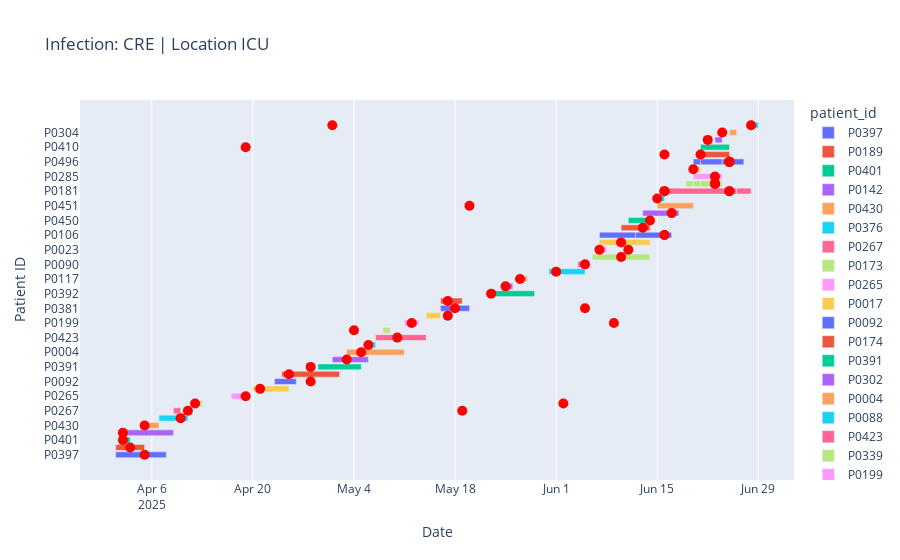

The notebook cell this image was saved under:
### Code cell
import plotly.express as px
import plotly.graph_objects as go

def plot_patient_stays_with_tests(df, infection, location):
    # Filter
    filtered = df[(df['infection'] == infection) & (df['location'] == location)].copy()
    filtered.sort_values("ward_in_time", inplace=True)
    
    # Create GANTT bars
    fig = px.timeline(
    filtered,
    x_start="ward_in_time",
    x_end="ward_out_time",
    y="patient_id",
    color="patient_id",
    title=f"Infection: {infection} | Location {location}",
    )
    
    fig.update_yaxes(autorange="reversed") # earliest patient first
    
    # Add dots for test collection dates
    for _, row in filtered.iterrows():
        fig.add_trace(go.Scatter(
            x=[row['collection_date']],
            y=[row['patient_id']],
            mode='markers',
            marker=dict(color='red', size=10),
            name='Positive Test',
            showlegend=False,
        ))
        
    fig.update_layout(
        xaxis_title="Date",
        yaxis_title="Patient ID",
        height=400 + 40 * len(filtered),
    )
    
    fig.show()

plot_patient_stays_with_tests(df, infection="CRE", location="ICU")

### Figure 1 — Plotly figure (JSON) as saved in the notebook; plotly's stock layout.template omitted (floating-point values rounded to 4 significant figures)
{"data": [{"alignmentgroup": "True", "base": ["2025-04-01T00:00:00"], "hovertemplate": "patient_id=%{y}<br>ward_in_time=%{base}<br>ward_out_time=%{x}<extra></extra>", "legendgroup": "P0397", "marker": {"color": "#636efa", "pattern": {"shape": ""}}, "name": "P0397", "offsetgroup": "P0397", "orientation": "h", "showlegend": true, "textposition": "auto", "type": "bar", "x": [604800000], "xaxis": "x", "y": ["P0397"], "yaxis": "y"}, {"alignmentgroup": "True", "base": ["2025-04-01T00:00:00"], "hovertemplate": "patient_id=%{y}<br>ward_in_time=%{base}<br>ward_out_time=%{x}<extra></extra>", "legendgroup": "P0189", "marker": {"color": "#EF553B", "pattern": {"shape": ""}}, "name": "P0189", "offsetgroup": "P0189", "orientation": "h", "showlegend": true, "textposition": "auto", "type": "bar", "x": [345600000], "xaxis": "x", "y": ["P0189"], "yaxis": "y"}, {"alignmentgroup": "True", "base": ["2025-04-02T00:00:00"], "hovertemplate": "patient_id=%{y}<br>ward_in_time=%{base}<br>ward_out_time=%{x}<extra></extra>", "legendgroup": "P0401", "marker": {"color": "#00cc96", "pattern": {"shape": ""}}, "name": "P0401", "offsetgroup": "P0401", "orientation": "h", "showlegend": true, "textposition": "auto", "type": "bar", "x": [86400000], "xaxis": "x", "y": ["P0401"], "yaxis": "y"}, {"alignmentgroup": "True", "base": ["2025-04-02T00:00:00"], "hovertemplate": "patient_id=%{y}<br>ward_in_time=%{base}<br>ward_out_time=%{x}<extra></extra>", "legendgroup": "P0142", "marker": {"color": "#ab63fa", "pattern": {"shape": ""}}, "name": "P0142", "offsetgroup": "P0142", "orientation": "h", "showlegend": true, "textposition": "auto", "type": "bar", "x": [604800000], "xaxis": "x", "y": ["P0142"], "yaxis": "y"}, {"alignmentgroup": "True", "base": ["2025-04-05T00:00:00"], "hovertemplate": "patient_id=%{y}<br>ward_in_time=%{base}<br>ward_out_time=%{x}<extra></extra>", "legendgroup": "P0430", "marker": {"color": "#FFA15A", "pattern": {"shape": ""}}, "name": "P0430", "offsetgroup": "P0430", "orientation": "h", "showlegend": true, "textposition": "auto", "type": "bar", "x": [172800000], "xaxis": "x", "y": ["P0430"], "yaxis": "y"}, {"alignmentgroup": "True", "base": ["2025-04-07T00:00:00"], "hovertemplate": "patient_id=%{y}<br>ward_in_time=%{base}<br>ward_out_time=%{x}<extra></extra>", "legendgroup": "P0376", "marker": {"color": "#19d3f3", "pattern": {"shape": ""}}, "name": "P0376", "offsetgroup": "P0376", "orientation": "h", "showlegend": true, "textposition": "auto", "type": "bar", "x": [345600000], "xaxis": "x", "y": ["P0376"], "yaxis": "y"}, {"alignmentgroup": "True", "base": ["2025-04-09T00:00:00", "2025-04-09T00:00:00"], "hovertemplate": "patient_id=%{y}<br>ward_in_time=%{base}<br>ward_out_time=%{x}<extra></extra>", "legendgroup": "P0267", "marker": {"color": "#FF6692", "pattern": {"shape": ""}}, "name": "P0267", "offsetgroup": "P0267", "orientation": "h", "showlegend": true, "textposition": "auto", "type": "bar", "x": [86400000, 86400000], "xaxis": "x", "y": ["P0267", "P0267"], "yaxis": "y"}, {"alignmentgroup": "True", "base": ["2025-04-12T00:00:00", "2025-04-12T00:00:00"], "hovertemplate": "patient_id=%{y}<br>ward_in_time=%{base}<br>ward_out_time=%{x}<extra></extra>", "legendgroup": "P0173", "marker": {"color": "#B6E880", "pattern": {"shape": ""}}, "name": "P0173", "offsetgroup": "P0173", "orientation": "h", "showlegend": true, "textposition": "auto", "type": "bar", "x": [86400000, 86400000], "xaxis": "x", "y": ["P0173", "P0173"], "yaxis": "y"}, {"alignmentgroup": "True", "base": ["2025-04-17T00:00:00"], "hovertemplate": "patient_id=%{y}<br>ward_in_time=%{base}<br>ward_out_time=%{x}<extra></extra>", "legendgroup": "P0265", "marker": {"color": "#FF97FF", "pattern": {"shape": ""}}, "name": "P0265", "offsetgroup": "P0265", "orientation": "h", "showlegend": true, "textposition": "auto", "type": "bar", "x": [172800000], "xaxis": "x", "y": ["P0265"], "yaxis": "y"}, {"alignmentgroup": "True", "base": ["2025-04-20T00:00:00"], "hovertemplate": "patient_id=%{y}<br>ward_in_time=%{base}<br>ward_out_time=%{x}<extra></extra>", "legendgroup": "P0017", "marker": {"color": "#FECB52", "pattern": {"shape": ""}}, "name": "P0017", "offsetgroup": "P0017", "orientation": "h", "showlegend": true, "textposition": "auto", "type": "bar", "x": [432000000], "xaxis": "x", "y": ["P0017"], "yaxis": "y"}, {"alignmentgroup": "True", "base": ["2025-04-23T00:00:00"], "hovertemplate": "patient_id=%{y}<br>ward_in_time=%{base}<br>ward_out_time=%{x}<extra></extra>", "legendgroup": "P0092", "marker": {"color": "#636efa", "pattern": {"shape": ""}}, "name": "P0092", "offsetgroup": "P0092", "orientation": "h", "showlegend": true, "textposition": "auto", "type": "bar", "x": [259200000], "xaxis": "x", "y": ["P0092"], "yaxis": "y"}, {"alignmentgroup": "True", "base": ["2025-04-24T00:00:00"], "hovertemplate": "patient_id=%{y}<br>ward_in_time=%{base}<br>ward_out_time=%{x}<extra></extra>", "legendgroup": "P0174", "marker": {"color": "#EF553B", "pattern": {"shape": ""}}, "name": "P0174", "offsetgroup": "P0174", "orientation": "h", "showlegend": true, "textposition": "auto", "type": "bar", "x": [691200000], "xaxis": "x", "y": ["P0174"], "yaxis": "y"}, {"alignmentgroup": "True", "base": ["2025-04-29T00:00:00"], "hovertemplate": "patient_id=%{y}<br>ward_in_time=%{base}<br>ward_out_time=%{x}<extra></extra>", "legendgroup": "P0391", "marker": {"color": "#00cc96", "pattern": {"shape": ""}}, "name": "P0391", "offsetgroup": "P0391", "orientation": "h", "showlegend": true, "textposition": "auto", "type": "bar", "x": [518400000], "xaxis": "x", "y": ["P0391"], "yaxis": "y"}, {"alignmentgroup": "True", "base": ["2025-05-01T00:00:00"], "hovertemplate": "patient_id=%{y}<br>ward_in_time=%{base}<br>ward_out_time=%{x}<extra></extra>", "legendgroup": "P0302", "marker": {"color": "#ab63fa", "pattern": {"shape": ""}}, "name": "P0302", "offsetgroup": "P0302", "orientation": "h", "showlegend": true, "textposition": "auto", "type": "bar", "x": [432000000], "xaxis": "x", "y": ["P0302"], "yaxis": "y"}, {"alignmentgroup": "True", "base": ["2025-05-03T00:00:00"], "hovertemplate": "patient_id=%{y}<br>ward_in_time=%{base}<br>ward_out_time=%{x}<extra></extra>", "legendgroup": "P0004", "marker": {"color": "#FFA15A", "pattern": {"shape": ""}}, "name": "P0004", "offsetgroup": "P0004", "orientation": "h", "showlegend": true, "textposition": "auto", "type": "bar", "x": [691200000], "xaxis": "x", "y": ["P0004"], "yaxis": "y"}, {"alignmentgroup": "True", "base": ["2025-05-06T00:00:00"], "hovertemplate": "patient_id=%{y}<br>ward_in_time=%{base}<br>ward_out_time=%{x}<extra></extra>", "legendgroup": "P0088", "marker": {"color": "#19d3f3", "pattern": {"shape": ""}}, "name": "P0088", "offsetgroup": "P0088", "orientation": "h", "showlegend": true, "textposition": "auto", "type": "bar", "x": [86400000], "xaxis": "x", "y": ["P0088"], "yaxis": "y"}, {"alignmentgroup": "True", "base": ["2025-05-07T00:00:00"], "hovertemplate": "patient_id=%{y}<br>ward_in_time=%{base}<br>ward_out_time=%{x}<extra></extra>", "legendgroup": "P0423", "marker": {"color": "#FF6692", "pattern": {"shape": ""}}, "name": "P0423", "offsetgroup": "P0423", "orientation": "h", "showlegend": true, "textposition": "auto", "type": "bar", "x": [604800000], "xaxis": "x", "y": ["P0423"], "yaxis": "y"}, {"alignmentgroup": "True", "base": ["2025-05-08T00:00:00"], "hovertemplate": "patient_id=%{y}<br>ward_in_time=%{base}<br>ward_out_time=%{x}<extra></extra>", "legendgroup": "P0339", "marker": {"color": "#B6E880", "pattern": {"shape": ""}}, "name": "P0339", "offsetgroup": "P0339", "orientation": "h", "showlegend": true, "textposition": "auto", "type": "bar", "x": [86400000], "xaxis": "x", "y": ["P0339"], "yaxis": "y"}, {"alignmentgroup": "True", "base": ["2025-05-11T00:00:00", "2025-05-11T00:00:00"], "hovertemplate": "patient_id=%{y}<br>ward_in_time=%{base}<br>ward_out_time=%{x}<extra></extra>", "legendgroup": "P0199", "marker": {"color": "#FF97FF", "pattern": {"shape": ""}}, "name": "P0199", "offsetgroup": "P0199", "orientation": "h", "showlegend": true, "textposition": "auto", "type": "bar", "x": [172800000, 172800000], "xaxis": "x", "y": ["P0199", "P0199"], "yaxis": "y"}, {"alignmentgroup": "True", "base": ["2025-05-14T00:00:00"], "hovertemplate": "patient_id=%{y}<br>ward_in_time=%{base}<br>ward_out_time=%{x}<extra></extra>", "legendgroup": "P0325", "marker": {"color": "#FECB52", "pattern": {"shape": ""}}, "name": "P0325", "offsetgroup": "P0325", "orientation": "h", "showlegend": true, "textposition": "auto", "type": "bar", "x": [172800000], "xaxis": "x", "y": ["P0325"], "yaxis": "y"}, {"alignmentgroup": "True", "base": ["2025-05-16T00:00:00", "2025-05-16T00:00:00"], "hovertemplate": "patient_id=%{y}<br>ward_in_time=%{base}<br>ward_out_time=%{x}<extra></extra>", "legendgroup": "P0381", "marker": {"color": "#636efa", "pattern": {"shape": ""}}, "name": "P0381", "offsetgroup": "P0381", "orientation": "h", "showlegend": true, "textposition": "auto", "type": "bar", "x": [345600000, 345600000], "xaxis": "x", "y": ["P0381", "P0381"], "yaxis": "y"}, {"alignmentgroup": "True", "base": ["2025-05-16T00:00:00"], "hovertemplate": "patient_id=%{y}<br>ward_in_time=%{base}<br>ward_out_time=%{x}<extra></extra>", "legendgroup": "P0463", "marker": {"color": "#EF553B", "pattern": {"shape": ""}}, "name": "P0463", "offsetgroup": "P0463", "orientation": "h", "showlegend": true, "textposition": "auto", "type": "bar", "x": [259200000], "xaxis": "x", "y": ["P0463"], "yaxis": "y"}, {"alignmentgroup": "True", "base": ["2025-05-23T00:00:00"], "hovertemplate": "patient_id=%{y}<br>ward_in_time=%{base}<br>ward_out_time=%{x}<extra></extra>", "legendgroup": "P0392", "marker": {"color": "#00cc96", "pattern": {"shape": ""}}, "name": "P0392", "offsetgroup": "P0392", "orientation": "h", "showlegend": true, "textposition": "auto", "type": "bar", "x": [518400000], "xaxis": "x", "y": ["P0392"], "yaxis": "y"}, {"alignmentgroup": "True", "base": ["2025-05-25T00:00:00"], "hovertemplate": "patient_id=%{y}<br>ward_in_time=%{base}<br>ward_out_time=%{x}<extra></extra>", "legendgroup": "P0387", "marker": {"color": "#ab63fa", "pattern": {"shape": ""}}, "name": "P0387", "offsetgroup": "P0387", "orientation": "h", "showlegend": true, "textposition": "auto", "type": "bar", "x": [86400000], "xaxis": "x", "y": ["P0387"], "yaxis": "y"}, {"alignmentgroup": "True", "base": ["2025-05-27T00:00:00"], "hovertemplate": "patient_id=%{y}<br>ward_in_time=%{base}<br>ward_out_time=%{x}<extra></extra>", "legendgroup": "P0117", "marker": {"color": "#FFA15A", "pattern": {"shape": ""}}, "name": "P0117", "offsetgroup": "P0117", "orientation": "h", "showlegend": true, "textposition": "auto", "type": "bar", "x": [86400000], "xaxis": "x", "y": ["P0117"], "yaxis": "y"}, {"alignmentgroup": "True", "base": ["2025-05-31T00:00:00"], "hovertemplate": "patient_id=%{y}<br>ward_in_time=%{base}<br>ward_out_time=%{x}<extra></extra>", "legendgroup": "P0460", "marker": {"color": "#19d3f3", "pattern": {"shape": ""}}, "name": "P0460", "offsetgroup": "P0460", "orientation": "h", "showlegend": true, "textposition": "auto", "type": "bar", "x": [432000000], "xaxis": "x", "y": ["P0460"], "yaxis": "y"}, {"alignmentgroup": "True", "base": ["2025-06-04T00:00:00"], "hovertemplate": "patient_id=%{y}<br>ward_in_time=%{base}<br>ward_out_time=%{x}<extra></extra>", "legendgroup": "P0090", "marker": {"color": "#FF6692", "pattern": {"shape": ""}}, "name": "P0090", "offsetgroup": "P0090", "orientation": "h", "showlegend": true, "textposition": "auto", "type": "bar", "x": [86400000], "xaxis": "x", "y": ["P0090"], "yaxis": "y"}, {"alignmentgroup": "True", "base": ["2025-06-06T00:00:00"], "hovertemplate": "patient_id=%{y}<br>ward_in_time=%{base}<br>ward_out_time=%{x}<extra></extra>", "legendgroup": "P0360", "marker": {"color": "#B6E880", "pattern": {"shape": ""}}, "name": "P0360", "offsetgroup": "P0360", "orientation": "h", "showlegend": true, "textposition": "auto", "type": "bar", "x": [691200000], "xaxis": "x", "y": ["P0360"], "yaxis": "y"}, {"alignmentgroup": "True", "base": ["2025-06-07T00:00:00", "2025-06-07T00:00:00"], "hovertemplate": "patient_id=%{y}<br>ward_in_time=%{base}<br>ward_out_time=%{x}<extra></extra>", "legendgroup": "P0023", "marker": {"color": "#FF97FF", "pattern": {"shape": ""}}, "name": "P0023", "offsetgroup": "P0023", "orientation": "h", "showlegend": true, "textposition": "auto", "type": "bar", "x": [86400000, 86400000], "xaxis": "x", "y": ["P0023", "P0023"], "yaxis": "y"}, {"alignmentgroup": "True", "base": ["2025-06-07T00:00:00"], "hovertemplate": "patient_id=%{y}<br>ward_in_time=%{base}<br>ward_out_time=%{x}<extra></extra>", "legendgroup": "P0251", "marker": {"color": "#FECB52", "pattern": {"shape": ""}}, "name": "P0251", "offsetgroup": "P0251", "orientation": "h", "showlegend": true, "textposition": "auto", "type": "bar", "x": [604800000], "xaxis": "x", "y": ["P0251"], "yaxis": "y"}, {"alignmentgroup": "True", "base": ["2025-06-07T00:00:00", "2025-06-12T00:00:00"], "hovertemplate": "patient_id=%{y}<br>ward_in_time=%{base}<br>ward_out_time=%{x}<extra></extra>", "legendgroup": "P0106", "marker": {"color": "#636efa", "pattern": {"shape": ""}}, "name": "P0106", "offsetgroup": "P0106", "orientation": "h", "showlegend": true, "textposition": "auto", "type": "bar", "x": [432000000, 432000000], "xaxis": "x", "y": ["P0106", "P0106"], "yaxis": "y"}, {"alignmentgroup": "True", "base": ["2025-06-10T00:00:00"], "hovertemplate": "patient_id=%{y}<br>ward_in_time=%{base}<br>ward_out_time=%{x}<extra></extra>", "legendgroup": "P0193", "marker": {"color": "#EF553B", "pattern": {"shape": ""}}, "name": "P0193", "offsetgroup": "P0193", "orientation": "h", "showlegend": true, "textposition": "auto", "type": "bar", "x": [345600000], "xaxis": "x", "y": ["P0193"], "yaxis": "y"}, {"alignmentgroup": "True", "base": ["2025-06-11T00:00:00"], "hovertemplate": "patient_id=%{y}<br>ward_in_time=%{base}<br>ward_out_time=%{x}<extra></extra>", "legendgroup": "P0450", "marker": {"color": "#00cc96", "pattern": {"shape": ""}}, "name": "P0450", "offsetgroup": "P0450", "orientation": "h", "showlegend": true, "textposition": "auto", "type": "bar", "x": [259200000], "xaxis": "x", "y": ["P0450"], "yaxis": "y"}, {"alignmentgroup": "True", "base": ["2025-06-13T00:00:00"], "hovertemplate": "patient_id=%{y}<br>ward_in_time=%{base}<br>ward_out_time=%{x}<extra></extra>", "legendgroup": "P0121", "marker": {"color": "#ab63fa", "pattern": {"shape": ""}}, "name": "P0121", "offsetgroup": "P0121", "orientation": "h", "showlegend": true, "textposition": "auto", "type": "bar", "x": [432000000], "xaxis": "x", "y": ["P0121"], "yaxis": "y"}, {"alignmentgroup": "True", "base": ["2025-06-15T00:00:00"], "hovertemplate": "patient_id=%{y}<br>ward_in_time=%{base}<br>ward_out_time=%{x}<extra></extra>", "legendgroup": "P0451", "marker": {"color": "#FFA15A", "pattern": {"shape": ""}}, "name": "P0451", "offsetgroup": "P0451", "orientation": "h", "showlegend": true, "textposition": "auto", "type": "bar", "x": [432000000], "xaxis": "x", "y": ["P0451"], "yaxis": "y"}, {"alignmentgroup": "True", "base": ["2025-06-15T00:00:00"], "hovertemplate": "patient_id=%{y}<br>ward_in_time=%{base}<br>ward_out_time=%{x}<extra></extra>", "legendgroup": "P0499", "marker": {"color": "#19d3f3", "pattern": {"shape": ""}}, "name": "P0499", "offsetgroup": "P0499", "orientation": "h", "showlegend": true, "textposition": "auto", "type": "bar", "x": [86400000], "xaxis": "x", "y": ["P0499"], "yaxis": "y"}, {"alignmentgroup": "True", "base": ["2025-06-16T00:00:00", "2025-06-16T00:00:00", "2025-06-26T00:00:00", "2025-06-26T00:00:00"], "hovertemplate": "patient_id=%{y}<br>ward_in_time=%{base}<br>ward_out_time=%{x}<extra></extra>", "legendgroup": "P0181", "marker": {"color": "#FF6692", "pattern": {"shape": ""}}, "name": "P0181", "offsetgroup": "P0181", "orientation": "h", "showlegend": true, "textposition": "auto", "type": "bar", "x": [864000000, 864000000, 172800000, 172800000], "xaxis": "x", "y": ["P0181", "P0181", "P0181", "P0181"], "yaxis": "y"}, {"alignmentgroup": "True", "base": ["2025-06-19T00:00:00", "2025-06-20T00:00:00", "2025-06-21T00:00:00"], "hovertemplate": "patient_id=%{y}<br>ward_in_time=%{base}<br>ward_out_time=%{x}<extra></extra>", "legendgroup": "P0449", "marker": {"color": "#B6E880", "pattern": {"shape": ""}}, "name": "P0449", "offsetgroup": "P0449", "orientation": "h", "showlegend": true, "textposition": "auto", "type": "bar", "x": [86400000, 86400000, 259200000], "xaxis": "x", "y": ["P0449", "P0449", "P0449"], "yaxis": "y"}, {"alignmentgroup": "True", "base": ["2025-06-20T00:00:00"], "hovertemplate": "patient_id=%{y}<br>ward_in_time=%{base}<br>ward_out_time=%{x}<extra></extra>", "legendgroup": "P0285", "marker": {"color": "#FF97FF", "pattern": {"shape": ""}}, "name": "P0285", "offsetgroup": "P0285", "orientation": "h", "showlegend": true, "textposition": "auto", "type": "bar", "x": [345600000], "xaxis": "x", "y": ["P0285"], "yaxis": "y"}, {"alignmentgroup": "True", "base": ["2025-06-20T00:00:00"], "hovertemplate": "patient_id=%{y}<br>ward_in_time=%{base}<br>ward_out_time=%{x}<extra></extra>", "legendgroup": "P0164", "marker": {"color": "#FECB52", "pattern": {"shape": ""}}, "name": "P0164", "offsetgroup": "P0164", "orientation": "h", "showlegend": true, "textposition": "auto", "type": "bar", "x": [86400000], "xaxis": "x", "y": ["P0164"], "yaxis": "y"}, {"alignmentgroup": "True", "base": ["2025-06-20T00:00:00", "2025-06-21T00:00:00", "2025-06-24T00:00:00"], "hovertemplate": "patient_id=%{y}<br>ward_in_time=%{base}<br>ward_out_time=%{x}<extra></extra>", "legendgroup": "P0496", "marker": {"color": "#636efa", "pattern": {"shape": ""}}, "name": "P0496", "offsetgroup": "P0496", "orientation": "h", "showlegend": true, "textposition": "auto", "type": "bar", "x": [86400000, 259200000, 259200000], "xaxis": "x", "y": ["P0496", "P0496", "P0496"], "yaxis": "y"}, {"alignmentgroup": "True", "base": ["2025-06-21T00:00:00", "2025-06-21T00:00:00"], "hovertemplate": "patient_id=%{y}<br>ward_in_time=%{base}<br>ward_out_time=%{x}<extra></extra>", "legendgroup": "P0252", "marker": {"color": "#EF553B", "pattern": {"shape": ""}}, "name": "P0252", "offsetgroup": "P0252", "orientation": "h", "showlegend": true, "textposition": "auto", "type": "bar", "x": [345600000, 345600000], "xaxis": "x", "y": ["P0252", "P0252"], "yaxis": "y"}, {"alignmentgroup": "True", "base": ["2025-06-21T00:00:00"], "hovertemplate": "patient_id=%{y}<br>ward_in_time=%{base}<br>ward_out_time=%{x}<extra></extra>", "legendgroup": "P0410", "marker": {"color": "#00cc96", "pattern": {"shape": ""}}, "name": "P0410", "offsetgroup": "P0410", "orientation": "h", "showlegend": true, "textposition": "auto", "type": "bar", "x": [345600000], "xaxis": "x", "y": ["P0410"], "yaxis": "y"}, {"alignmentgroup": "True", "base": ["2025-06-23T00:00:00"], "hovertemplate": "patient_id=%{y}<br>ward_in_time=%{base}<br>ward_out_time=%{x}<extra></extra>", "legendgroup": "P0028", "marker": {"color": "#ab63fa", "pattern": {"shape": ""}}, "name": "P0028", "offsetgroup": "P0028", "orientation": "h", "showlegend": true, "textposition": "auto", "type": "bar", "x": [86400000], "xaxis": "x", "y": ["P0028"], "yaxis": "y"}, {"alignmentgroup": "True", "base": ["2025-06-25T00:00:00"], "hovertemplate": "patient_id=%{y}<br>ward_in_time=%{base}<br>ward_out_time=%{x}<extra></extra>", "legendgroup": "P0304", "marker": {"color": "#FFA15A", "pattern": {"shape": ""}}, "name": "P0304", "offsetgroup": "P0304", "orientation": "h", "showlegend": true, "textposition": "auto", "type": "bar", "x": [86400000], "xaxis": "x", "y": ["P0304"], "yaxis": "y"}, {"alignmentgroup": "True", "base": ["2025-06-28T00:00:00", "2025-06-28T00:00:00"], "hovertemplate": "patient_id=%{y}<br>ward_in_time=%{base}<br>ward_out_time=%{x}<extra></extra>", "legendgroup": "P0147", "marker": {"color": "#19d3f3", "pattern": {"shape": ""}}, "name": "P0147", "offsetgroup": "P0147", "orientation": "h", "showlegend": true, "textposition": "auto", "type": "bar", "x": [86400000, 86400000], "xaxis": "x", "y": ["P0147", "P0147"], "yaxis": "y"}, {"marker": {"color": "red", "size": 10}, "mode": "markers", "name": "Positive Test", "showlegend": false, "type": "scatter", "x": ["2025-04-05T00:00:00"], "y": ["P0397"]}, {"marker": {"color": "red", "size": 10}, "mode": "markers", "name": "Positive Test", "showlegend": false, "type": "scatter", "x": ["2025-04-03T00:00:00"], "y": ["P0189"]}, {"marker": {"color": "red", "size": 10}, "mode": "markers", "name": "Positive Test", "showlegend": false, "type": "scatter", "x": ["2025-04-02T00:00:00"], "y": ["P0401"]}, {"marker": {"color": "red", "size": 10}, "mode": "markers", "name": "Positive Test", "showlegend": false, "type": "scatter", "x": ["2025-04-02T00:00:00"], "y": ["P0142"]}, {"marker": {"color": "red", "size": 10}, "mode": "markers", "name": "Positive Test", "showlegend": false, "type": "scatter", "x": ["2025-04-05T00:00:00"], "y": ["P0430"]}, {"marker": {"color": "red", "size": 10}, "mode": "markers", "name": "Positive Test", "showlegend": false, "type": "scatter", "x": ["2025-04-10T00:00:00"], "y": ["P0376"]}, {"marker": {"color": "red", "size": 10}, "mode": "markers", "name": "Positive Test", "showlegend": false, "type": "scatter", "x": ["2025-05-19T00:00:00"], "y": ["P0267"]}, {"marker": {"color": "red", "size": 10}, "mode": "markers", "name": "Positive Test", "showlegend": false, "type": "scatter", "x": ["2025-04-11T00:00:00"], "y": ["P0267"]}, {"marker": {"color": "red", "size": 10}, "mode": "markers", "name": "Positive Test", "showlegend": false, "type": "scatter", "x": ["2025-06-02T00:00:00"], "y": ["P0173"]}, {"marker": {"color": "red", "size": 10}, "mode": "markers", "name": "Positive Test", "showlegend": false, "type": "scatter", "x": ["2025-04-12T00:00:00"], "y": ["P0173"]}, {"marker": {"color": "red", "size": 10}, "mode": "markers", "name": "Positive Test", "showlegend": false, "type": "scatter", "x": ["2025-04-19T00:00:00"], "y": ["P0265"]}, {"marker": {"color": "red", "size": 10}, "mode": "markers", "name": "Positive Test", "showlegend": false, "type": "scatter", "x": ["2025-04-21T00:00:00"], "y": ["P0017"]}, {"marker": {"color": "red", "size": 10}, "mode": "markers", "name": "Positive Test", "showlegend": false, "type": "scatter", "x": ["2025-04-28T00:00:00"], "y": ["P0092"]}, {"marker": {"color": "red", "size": 10}, "mode": "markers", "name": "Positive Test", "showlegend": false, "type": "scatter", "x": ["2025-04-25T00:00:00"], "y": ["P0174"]}, {"marker": {"color": "red", "size": 10}, "mode": "markers", "name": "Positive Test", "showlegend": false, "type": "scatter", "x": ["2025-04-28T00:00:00"], "y": ["P0391"]}, {"marker": {"color": "red", "size": 10}, "mode": "markers", "name": "Positive Test", "showlegend": false, "type": "scatter", "x": ["2025-05-03T00:00:00"], "y": ["P0302"]}, {"marker": {"color": "red", "size": 10}, "mode": "markers", "name": "Positive Test", "showlegend": false, "type": "scatter", "x": ["2025-05-05T00:00:00"], "y": ["P0004"]}, {"marker": {"color": "red", "size": 10}, "mode": "markers", "name": "Positive Test", "showlegend": false, "type": "scatter", "x": ["2025-05-06T00:00:00"], "y": ["P0088"]}, {"marker": {"color": "red", "size": 10}, "mode": "markers", "name": "Positive Test", "showlegend": false, "type": "scatter", "x": ["2025-05-10T00:00:00"], "y": ["P0423"]}, {"marker": {"color": "red", "size": 10}, "mode": "markers", "name": "Positive Test", "showlegend": false, "type": "scatter", "x": ["2025-05-04T00:00:00"], "y": ["P0339"]}, {"marker": {"color": "red", "size": 10}, "mode": "markers", "name": "Positive Test", "showlegend": false, "type": "scatter", "x": ["2025-06-09T00:00:00"], "y": ["P0199"]}, {"marker": {"color": "red", "size": 10}, "mode": "markers", "name": "Positive Test", "showlegend": false, "type": "scatter", "x": ["2025-05-12T00:00:00"], "y": ["P0199"]}, {"marker": {"color": "red", "size": 10}, "mode": "markers", "name": "Positive Test", "showlegend": false, "type": "scatter", "x": ["2025-05-17T00:00:00"], "y": ["P0325"]}, {"marker": {"color": "red", "size": 10}, "mode": "markers", "name": "Positive Test", "showlegend": false, "type": "scatter", "x": ["2025-06-05T00:00:00"], "y": ["P0381"]}, {"marker": {"color": "red", "size": 10}, "mode": "markers", "name": "Positive Test", "showlegend": false, "type": "scatter", "x": ["2025-05-18T00:00:00"], "y": ["P0381"]}, {"marker": {"color": "red", "size": 10}, "mode": "markers", "name": "Positive Test", "showlegend": false, "type": "scatter", "x": ["2025-05-17T00:00:00"], "y": ["P0463"]}, {"marker": {"color": "red", "size": 10}, "mode": "markers", "name": "Positive Test", "showlegend": false, "type": "scatter", "x": ["2025-05-23T00:00:00"], "y": ["P0392"]}, {"marker": {"color": "red", "size": 10}, "mode": "markers", "name": "Positive Test", "showlegend": false, "type": "scatter", "x": ["2025-05-25T00:00:00"], "y": ["P0387"]}, {"marker": {"color": "red", "size": 10}, "mode": "markers", "name": "Positive Test", "showlegend": false, "type": "scatter", "x": ["2025-05-27T00:00:00"], "y": ["P0117"]}, {"marker": {"color": "red", "size": 10}, "mode": "markers", "name": "Positive Test", "showlegend": false, "type": "scatter", "x": ["2025-06-01T00:00:00"], "y": ["P0460"]}, {"marker": {"color": "red", "size": 10}, "mode": "markers", "name": "Positive Test", "showlegend": false, "type": "scatter", "x": ["2025-06-05T00:00:00"], "y": ["P0090"]}, {"marker": {"color": "red", "size": 10}, "mode": "markers", "name": "Positive Test", "showlegend": false, "type": "scatter", "x": ["2025-06-10T00:00:00"], "y": ["P0360"]}, {"marker": {"color": "red", "size": 10}, "mode": "markers", "name": "Positive Test", "showlegend": false, "type": "scatter", "x": ["2025-06-07T00:00:00"], "y": ["P0023"]}, {"marker": {"color": "red", "size": 10}, "mode": "markers", "name": "Positive Test", "showlegend": false, "type": "scatter", "x": ["2025-06-10T00:00:00"], "y": ["P0251"]}, {"marker": {"color": "red", "size": 10}, "mode": "markers", "name": "Positive Test", "showlegend": false, "type": "scatter", "x": ["2025-06-11T00:00:00"], "y": ["P0023"]}, {"marker": {"color": "red", "size": 10}, "mode": "markers", "name": "Positive Test", "showlegend": false, "type": "scatter", "x": ["2025-06-16T00:00:00"], "y": ["P0106"]}, {"marker": {"color": "red", "size": 10}, "mode": "markers", "name": "Positive Test", "showlegend": false, "type": "scatter", "x": ["2025-06-13T00:00:00"], "y": ["P0193"]}, {"marker": {"color": "red", "size": 10}, "mode": "markers", "name": "Positive Test", "showlegend": false, "type": "scatter", "x": ["2025-06-14T00:00:00"], "y": ["P0450"]}, {"marker": {"color": "red", "size": 10}, "mode": "markers", "name": "Positive Test", "showlegend": false, "type": "scatter", "x": ["2025-06-16T00:00:00"], "y": ["P0106"]}, {"marker": {"color": "red", "size": 10}, "mode": "markers", "name": "Positive Test", "showlegend": false, "type": "scatter", "x": ["2025-06-17T00:00:00"], "y": ["P0121"]}, {"marker": {"color": "red", "size": 10}, "mode": "markers", "name": "Positive Test", "showlegend": false, "type": "scatter", "x": ["2025-05-20T00:00:00"], "y": ["P0451"]}, {"marker": {"color": "red", "size": 10}, "mode": "markers", "name": "Positive Test", "showlegend": false, "type": "scatter", "x": ["2025-06-15T00:00:00"], "y": ["P0499"]}, {"marker": {"color": "red", "size": 10}, "mode": "markers", "name": "Positive Test", "showlegend": false, "type": "scatter", "x": ["2025-06-25T00:00:00"], "y": ["P0181"]}, {"marker": {"color": "red", "size": 10}, "mode": "markers", "name": "Positive Test", "showlegend": false, "type": "scatter", "x": ["2025-06-16T00:00:00"], "y": ["P0181"]}, {"marker": {"color": "red", "size": 10}, "mode": "markers", "name": "Positive Test", "showlegend": false, "type": "scatter", "x": ["2025-06-23T00:00:00"], "y": ["P0449"]}, {"marker": {"color": "red", "size": 10}, "mode": "markers", "name": "Positive Test", "showlegend": false, "type": "scatter", "x": ["2025-06-23T00:00:00"], "y": ["P0449"]}, {"marker": {"color": "red", "size": 10}, "mode": "markers", "name": "Positive Test", "showlegend": false, "type": "scatter", "x": ["2025-06-23T00:00:00"], "y": ["P0285"]}, {"marker": {"color": "red", "size": 10}, "mode": "markers", "name": "Positive Test", "showlegend": false, "type": "scatter", "x": ["2025-06-20T00:00:00"], "y": ["P0164"]}, {"marker": {"color": "red", "size": 10}, "mode": "markers", "name": "Positive Test", "showlegend": false, "type": "scatter", "x": ["2025-06-25T00:00:00"], "y": ["P0496"]}, {"marker": {"color": "red", "size": 10}, "mode": "markers", "name": "Positive Test", "showlegend": false, "type": "scatter", "x": ["2025-06-21T00:00:00"], "y": ["P0252"]}, {"marker": {"color": "red", "size": 10}, "mode": "markers", "name": "Positive Test", "showlegend": false, "type": "scatter", "x": ["2025-04-19T00:00:00"], "y": ["P0410"]}, {"marker": {"color": "red", "size": 10}, "mode": "markers", "name": "Positive Test", "showlegend": false, "type": "scatter", "x": ["2025-06-16T00:00:00"], "y": ["P0252"]}, {"marker": {"color": "red", "size": 10}, "mode": "markers", "name": "Positive Test", "showlegend": false, "type": "scatter", "x": ["2025-06-25T00:00:00"], "y": ["P0496"]}, {"marker": {"color": "red", "size": 10}, "mode": "markers", "name": "Positive Test", "showlegend": false, "type": "scatter", "x": ["2025-06-23T00:00:00"], "y": ["P0449"]}, {"marker": {"color": "red", "size": 10}, "mode": "markers", "name": "Positive Test", "showlegend": false, "type": "scatter", "x": ["2025-06-22T00:00:00"], "y": ["P0028"]}, {"marker": {"color": "red", "size": 10}, "mode": "markers", "name": "Positive Test", "showlegend": false, "type": "scatter", "x": ["2025-06-25T00:00:00"], "y": ["P0496"]}, {"marker": {"color": "red", "size": 10}, "mode": "markers", "name": "Positive Test", "showlegend": false, "type": "scatter", "x": ["2025-06-24T00:00:00"], "y": ["P0304"]}, {"marker": {"color": "red", "size": 10}, "mode": "markers", "name": "Positive Test", "showlegend": false, "type": "scatter", "x": ["2025-06-16T00:00:00"], "y": ["P0181"]}, {"marker": {"color": "red", "size": 10}, "mode": "markers", "name": "Positive Test", "showlegend": false, "type": "scatter", "x": ["2025-06-25T00:00:00"], "y": ["P0181"]}, {"marker": {"color": "red", "size": 10}, "mode": "markers", "name": "Positive Test", "showlegend": false, "type": "scatter", "x": ["2025-05-01T00:00:00"], "y": ["P0147"]}, {"marker": {"color": "red", "size": 10}, "mode": "markers", "name": "Positive Test", "showlegend": false, "type": "scatter", "x": ["2025-06-28T00:00:00"], "y": ["P0147"]}], "layout": {"autosize": true, "barmode": "overlay", "legend": {"title": {"text": "patient_id"}, "tracegroupgap": 0}, "title": {"text": "Infection: CRE | Location ICU"}, "xaxis": {"anchor": "y", "autorange": true, "domain": [0, 1], "range": ["2025-03-27 01:20", "2025-07-03 22:40"], "title": {"text": "Date"}, "type": "date"}, "yaxis": {"anchor": "x", "autorange": true, "categoryarray": ["P0147", "P0304", "P0028", "P0410", "P0252", "P0496", "P0164", "P0285", "P0449", "P0181", "P0499", "P0451", "P0121", "P0450", "P0193", "P0106", "P0251", "P0023", "P0360", "P0090", "P0460", "P0117", "P0387", "P0392", "P0463", "P0381", "P0325", "P0199", "P0339", "P0423", "P0088", "P0004", "P0302", "P0391", "P0174", "P0092", "P0017", "P0265", "P0173", "P0267", "P0376", "P0430", "P0142", "P0401", "P0189", "P0397"], "categoryorder": "array", "domain": [0, 1], "range": [49.59, -4.59], "title": {"text": "Patient ID"}, "type": "category"}}}
